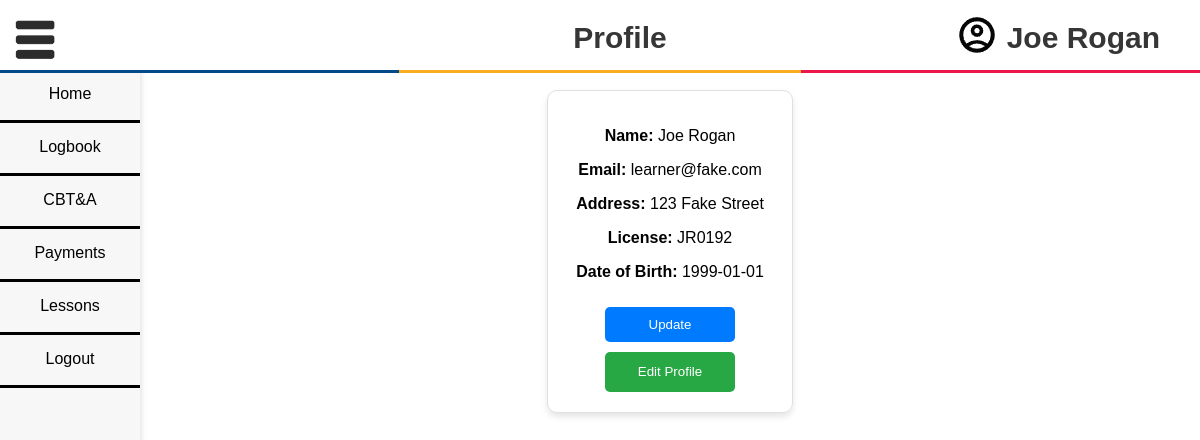
The app's page /profile/profile.php (signed in) with its own data.
### tables this page shows
CREATE TABLE `users` (
  `id` int(11) NOT NULL,
  `username` varchar(100) NOT NULL,
  `email` varchar(100) NOT NULL,
  `password` char(255) NOT NULL,
  `address` varchar(100) NOT NULL,
  `license` varchar(100) NOT NULL,
  `dob` date NOT NULL,
  `user_type` enum('learner','instructor','government','qsd') NOT NULL,
  `contact_number` char(10) DEFAULT NULL
);

### profile/profile.php (the view, shortened to what this page needs)
<?php
require_once "../inc/dbconn.inc.php";
$user_id = $_SESSION['userid'];
$name = $_SESSION['username'];
$result = mysqli_query($conn, "SELECT email, address, license, dob FROM users WHERE id = $user_id");
$row = mysqli_fetch_assoc($result);
$email = $row['email'];
$address = $row['address'];
$license = $row['license'];
$dob = $row['dob'];
?>
<!DOCTYPE html>
<html lang="en">
<head>
    <link rel="stylesheet" href="../styles/styles.css">
</head>
<body>
    <?php include_once "../inc/sidebar.inc.php"; ?>
    <div id="content">
    <div id = "profile-content">
        <form id="editForm" action="update-profile.php" method="post">
            <p class="detail"><strong>Name:</strong> <?php echo htmlspecialchars($name); ?></p>
            <p class="detail"><strong>Email:</strong> <?php echo htmlspecialchars($email); ?></p>
            <p class="detail"><strong>Address:</strong> <?php echo htmlspecialchars($address); ?></p>
            <p class="detail"><strong>License:</strong> <?php echo htmlspecialchars($license); ?></p>
            <p class="detail"><strong>Date of Birth:</strong> <?php echo htmlspecialchars($dob); ?></p>
        <input id = "updateProfile" type="submit" value="Update">
        </form>
        <button id="editButton">Edit Profile</button>
    </div>
    </div>
</body>
</html>

### styles/styles.css (style rules this page uses)
body { font-family: Arial, sans-serif; margin: 0; padding: 0; }
body > #content { top:70px; position:relative; transition: margin-left 0.5s ease; padding: 20px; margin:auto; }
#profile-content { width: 20%; padding: 20px; margin-top: 6%; text-align: center; border: 1px solid #e0e0e0; border-radius: 10px; box-shadow: 0 4px 6px rgba(0, 0, 0, 0.1); margin: auto; }
p.detail { text-align: center; }
#updateProfile { background-color: #007bff; color: white; padding: 10px 20px; width: 130px; border: none; border-radius: 5px; cursor: pointer; margin-top: 10px; margin-bottom: 10px; }
#editButton { background-color: #28a745; line-height: 1.5; color: white; padding: 10px 20px; width: 130px; border: none; border-radius: 5px; cursor: pointer; }

### records on screen
users: email "learner@fake.com", address "123 Fake Street", license "JR0192", dob "1999-01-01"

### other values on screen
$_SESSION['username'] "Joe Rogan"
$name "Joe Rogan"
